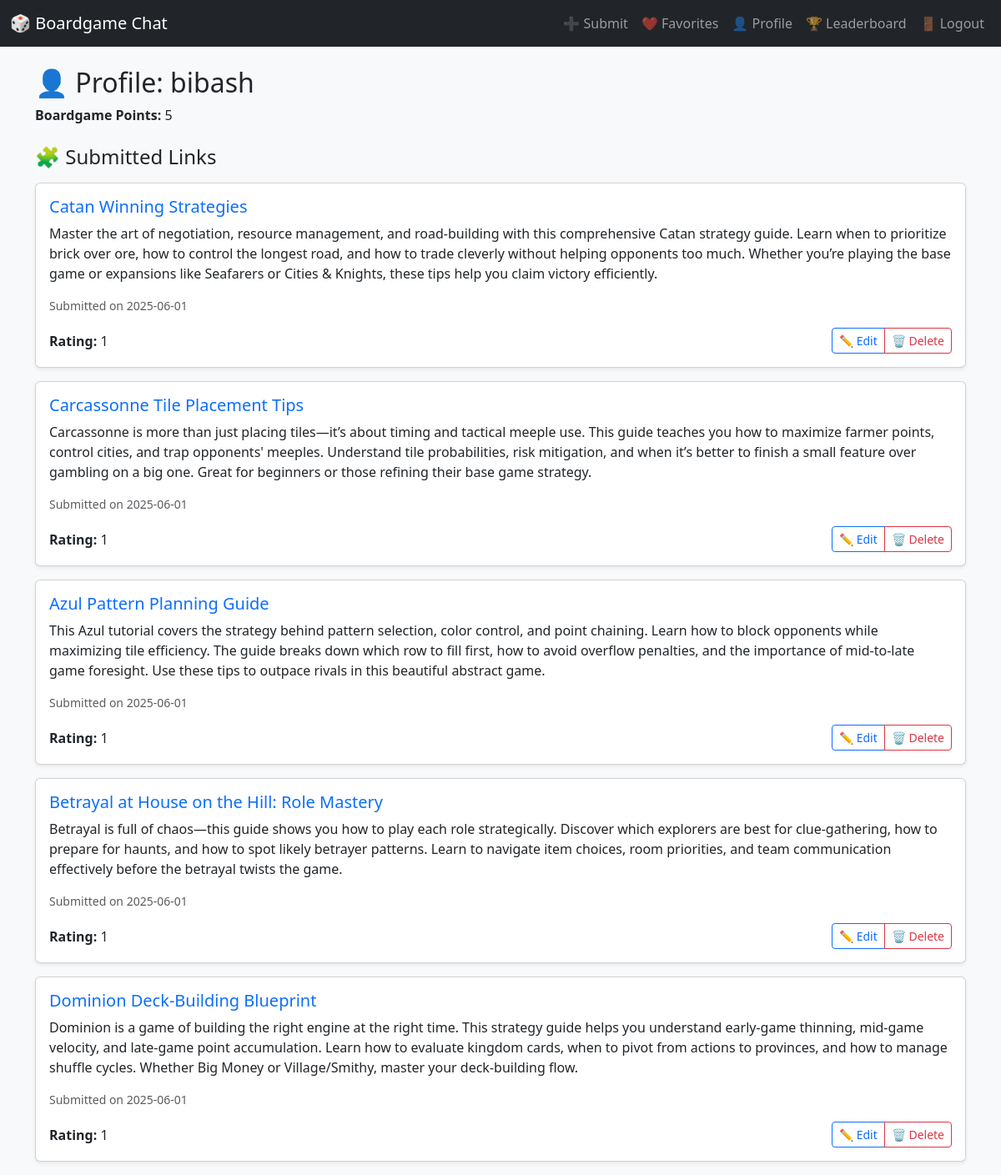
Screenshot of /profile/bibash (signed in) with the database file from the repository.
### app/models.py (models this page shows, shortened)
class User(db.Model, UserMixin):
    id = db.Column(db.Integer, primary_key=True)
    username = db.Column(db.String(20), unique=True, nullable=False)
    password = db.Column(db.String(100), nullable=False)
    boardgame_points = db.Column(db.Integer, default=0)
    links = db.relationship('Link', backref='author', lazy=True)
    ratings = db.relationship('Rating', backref='rater', lazy=True)
    hidden = db.relationship('Link',
                             secondary=hidden_links,
                             backref='hidden_by',
                             lazy='dynamic')

class Link(db.Model):
    id = db.Column(db.Integer, primary_key=True)
    title = db.Column(db.String(100), nullable=False)
    description = db.Column(db.Text, nullable=False)
    timestamp = db.Column(db.DateTime, default=datetime.utcnow)
    user_id = db.Column(db.Integer, db.ForeignKey('user.id'), nullable=False)
    ratings = db.relationship('Rating', backref='link', lazy=True)
    def aggregate_rating(self):
        return sum(r.value for r in self.ratings)

class Rating(db.Model):
    id = db.Column(db.Integer, primary_key=True)
    value = db.Column(db.Integer, nullable=False)  # 1 for upvote, -1 for downvote
    user_id = db.Column(db.Integer, db.ForeignKey('user.id'), nullable=False)
    link_id = db.Column(db.Integer, db.ForeignKey('link.id'), nullable=False)

### app/routes.py (the view)
@main.route('/profile/<username>')
@login_required
def profile(username):
    user = User.query.filter_by(username=username).first_or_404()
    user_links = Link.query.filter_by(user_id=user.id).all()
    return render_template('profile.html', user=user, links=user_links)

### app/__init__.py (called while the page is built)
def create_app():
    app = Flask(__name__)
    app.config['SECRET_KEY'] = 'your-secret-key'
    basedir = os.path.abspath(os.path.dirname(__file__))
    db_path = os.path.join(basedir, '..', 'instance', 'ITECH3108_30410942_a2.db')
    app.config['SQLALCHEMY_DATABASE_URI'] = f'sqlite:///{db_path}'
    app.config['SQLALCHEMY_TRACK_MODIFICATIONS'] = False
    db.init_app(app)
    bcrypt.init_app(app)
    login_manager.init_app(app)
    login_manager.login_view = 'main.login'  # Change to your actual login route
    from app.models import User
    @login_manager.user_loader
    def load_user(user_id):
        return User.query.get(int(user_id))
    from app.routes import main
    app.register_blueprint(main)
    return app

### app/templates/profile.html
{% extends "base.html" %}
{% block content %}
  <div class="mb-4">
    <h2>👤 Profile: {{ user.username }}</h2>
    <p><strong>Boardgame Points:</strong> {{ user.boardgame_points }}</p>
  </div>
  <h4 class="mb-3">🧩 Submitted Links</h4>
  {% if links %}
    {% for link in links %}
      <div class="card shadow-sm mb-3">
        <div class="card-body">
          <h5 class="card-title">
            <a href="#" class="text-decoration-none">{{ link.title }}</a>
          </h5>
          <p class="card-text">{{ link.description }}</p>
          <p class="text-muted small">Submitted on {{ link.timestamp.strftime('%Y-%m-%d') }}</p>
          <div class="d-flex justify-content-between align-items-center">
            <div><strong>Rating:</strong> {{ link.aggregate_rating() }}</div>
            {% if current_user.is_authenticated and current_user == link.author %}
              <div class="btn-group btn-group-sm">
                <a href="{{ url_for('main.edit_link', link_id=link.id) }}" class="btn btn-outline-primary">✏️ Edit</a>
                <a href="{{ url_for('main.delete_link', link_id=link.id) }}"
                   class="btn btn-outline-danger"
                   onclick="return confirm('Are you sure you want to delete this link?');">🗑️ Delete</a>
              </div>
            {% endif %}
          </div>
        </div>
      </div>
    {% endfor %}
  {% else %}
    <p>This user hasn't submitted any links yet.</p>
  {% endif %}
{% endblock %}

### rows the page displays
User: username "bibash", boardgame_points "5"
Link: title "Catan Winning Strategies", description "Master the art of negotiation, resource management, and road-building with this comprehensive Catan strategy guide. Learn when to prioritize brick over ore, how to control the longest road, and how to trade cleverly without helping opponents too much. Whether you’re playing the base game or expansions like Seafarers or Cities & Knights, these tips help you claim victory efficiently.", timestamp "2025-06-01", aggregate_rating "1"
Link: title "Carcassonne Tile Placement Tips", description "Carcassonne is more than just placing tiles—it’s about timing and tactical meeple use. This guide teaches you how to maximize farmer points, control cities, and trap opponents' meeples. Understand tile probabilities, risk mitigation, and when it’s better to finish a small feature over gambling on a big one. Great for beginners or those refining their base game strategy.", timestamp "2025-06-01", aggregate_rating "1"
Link: title "Azul Pattern Planning Guide", description "This Azul tutorial covers the strategy behind pattern selection, color control, and point chaining. Learn how to block opponents while maximizing tile efficiency. The guide breaks down which row to fill first, how to avoid overflow penalties, and the importance of mid-to-late game foresight. Use these tips to outpace rivals in this beautiful abstract game.", timestamp "2025-06-01", aggregate_rating "1"
Link: title "Betrayal at House on the Hill: Role Mastery", description "Betrayal is full of chaos—this guide shows you how to play each role strategically. Discover which explorers are best for clue-gathering, how to prepare for haunts, and how to spot likely betrayer patterns. Learn to navigate item choices, room priorities, and team communication effectively before the betrayal twists the game.", timestamp "2025-06-01", aggregate_rating "1"
Link: title "Dominion Deck-Building Blueprint", description "Dominion is a game of building the right engine at the right time. This strategy guide helps you understand early-game thinning, mid-game velocity, and late-game point accumulation. Learn how to evaluate kingdom cards, when to pivot from actions to provinces, and how to manage shuffle cycles. Whether Big Money or Village/Smithy, master your deck-building flow.", timestamp "2025-06-01", aggregate_rating "1"
